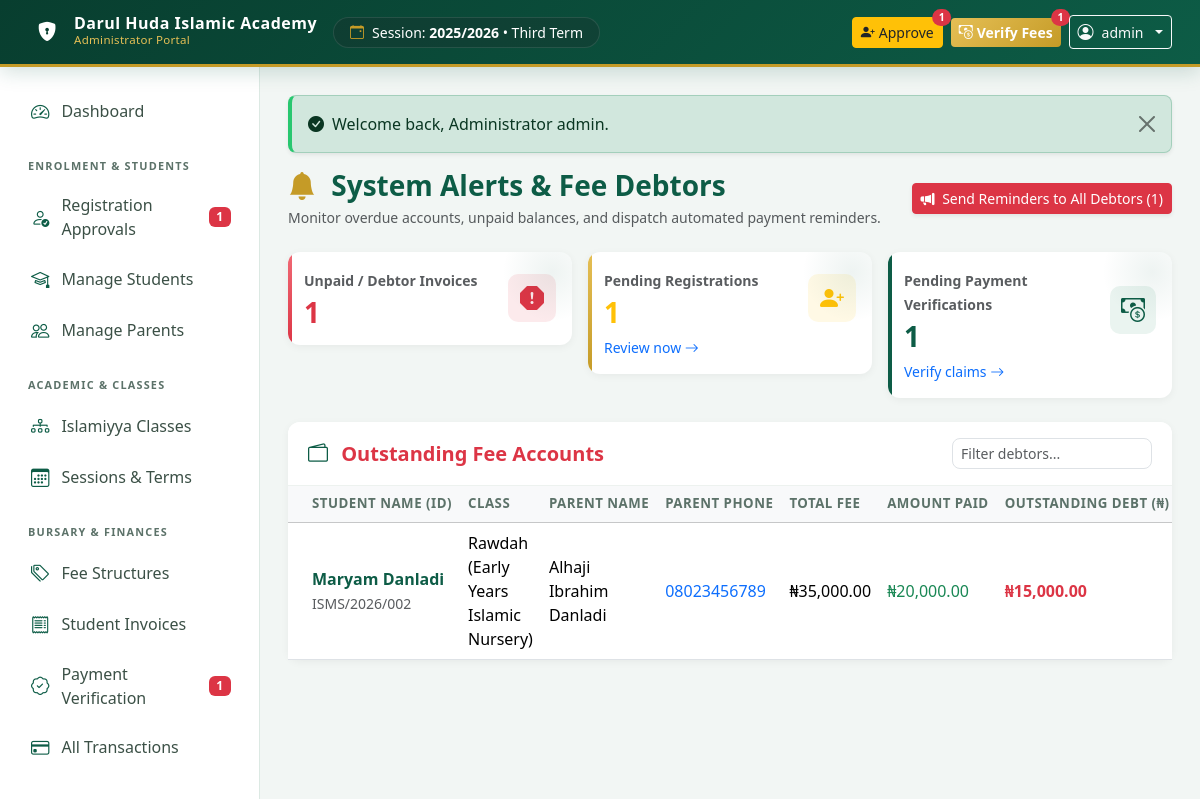
The app's page /admin/alerts.php (signed in) with its own data.
### tables this page shows
CREATE TABLE `academic_terms` (
  `id` INT AUTO_INCREMENT PRIMARY KEY,
  `session_id` INT NOT NULL,
  `term_name` VARCHAR(50) NOT NULL,  
  `start_date` DATE NULL,
  `end_date` DATE NULL,
  `is_current` TINYINT(1) NOT NULL DEFAULT 0,
  `created_at` TIMESTAMP DEFAULT CURRENT_TIMESTAMP,
  CONSTRAINT `fk_term_session` FOREIGN KEY (`session_id`) REFERENCES `academic_sessions` (`id`) ON DELETE CASCADE
);

CREATE TABLE `academic_sessions` (
  `id` INT AUTO_INCREMENT PRIMARY KEY,
  `session_name` VARCHAR(50) NOT NULL UNIQUE,  
  `is_current` TINYINT(1) NOT NULL DEFAULT 0,
  `created_at` TIMESTAMP DEFAULT CURRENT_TIMESTAMP
);

CREATE TABLE `student_invoices` (
  `id` INT AUTO_INCREMENT PRIMARY KEY,
  `invoice_number` VARCHAR(50) NOT NULL UNIQUE,
  `student_id` INT NOT NULL,
  `session_id` INT NOT NULL,
  `term_id` INT NOT NULL,
  `total_amount` DECIMAL(12, 2) NOT NULL DEFAULT 0.00,
  `amount_paid` DECIMAL(12, 2) NOT NULL DEFAULT 0.00,
  `balance` DECIMAL(12, 2) NOT NULL DEFAULT 0.00,
  `status` ENUM('unpaid', 'partially_paid', 'paid', 'overdue') NOT NULL DEFAULT 'unpaid',
  `due_date` DATE NULL,
  `created_at` TIMESTAMP DEFAULT CURRENT_TIMESTAMP,
  `updated_at` TIMESTAMP DEFAULT CURRENT_TIMESTAMP ON UPDATE CURRENT_TIMESTAMP,
  CONSTRAINT `fk_inv_student` FOREIGN KEY (`student_id`) REFERENCES `students` (`id`) ON DELETE CASCADE,
  CONSTRAINT `fk_inv_session` FOREIGN KEY (`session_id`) REFERENCES `academic_sessions` (`id`) ON DELETE CASCADE,
  CONSTRAINT `fk_inv_term` FOREIGN KEY (`term_id`) REFERENCES `academic_terms` (`id`) ON DELETE CASCADE
);

CREATE TABLE `students` (
  `id` INT AUTO_INCREMENT PRIMARY KEY,
  `student_id_number` VARCHAR(50) NULL UNIQUE,  
  `parent_id` INT NOT NULL,
  `first_name` VARCHAR(60) NOT NULL,
  `last_name` VARCHAR(60) NOT NULL,
  `other_name` VARCHAR(60) NULL,
  `date_of_birth` DATE NOT NULL,
  `gender` ENUM('Male', 'Female') NOT NULL,
  `requested_class_id` INT NULL,
  `current_class_id` INT NULL,
  `previous_islamiyya_education` TEXT NULL,
  `registration_status` ENUM('pending', 'approved', 'rejected') NOT NULL DEFAULT 'pending',
  `rejection_reason` TEXT NULL,
  `enrolment_status` ENUM('active', 'graduated', 'withdrawn', 'inactive') NOT NULL DEFAULT 'active',
  `admission_date` DATE NULL,
  `medical_info` TEXT NULL,
  `created_at` TIMESTAMP DEFAULT CURRENT_TIMESTAMP,
  `updated_at` TIMESTAMP DEFAULT CURRENT_TIMESTAMP ON UPDATE CURRENT_TIMESTAMP,
  CONSTRAINT `fk_students_parent` FOREIGN KEY (`parent_id`) REFERENCES `parents` (`id`) ON DELETE CASCADE,
  CONSTRAINT `fk_students_req_class` FOREIGN KEY (`requested_class_id`) REFERENCES `classes` (`id`) ON DELETE SET NULL,
  CONSTRAINT `fk_students_cur_class` FOREIGN KEY (`current_class_id`) REFERENCES `classes` (`id`) ON DELETE SET NULL
);

CREATE TABLE `classes` (
  `id` INT AUTO_INCREMENT PRIMARY KEY,
  `class_name` VARCHAR(100) NOT NULL,
  `level_category` VARCHAR(50) NOT NULL,  
  `description` VARCHAR(255) NULL,
  `display_order` INT NOT NULL DEFAULT 1,
  `status` ENUM('active', 'inactive') NOT NULL DEFAULT 'active',
  `created_at` TIMESTAMP DEFAULT CURRENT_TIMESTAMP
);

CREATE TABLE `parents` (
  `id` INT AUTO_INCREMENT PRIMARY KEY,
  `user_id` INT NOT NULL UNIQUE,
  `full_name` VARCHAR(150) NOT NULL,
  `residential_address` TEXT NOT NULL,
  `emergency_contact_name` VARCHAR(150) NULL,
  `emergency_contact_phone` VARCHAR(25) NULL,
  `occupation` VARCHAR(100) NULL,
  `created_at` TIMESTAMP DEFAULT CURRENT_TIMESTAMP,
  `updated_at` TIMESTAMP DEFAULT CURRENT_TIMESTAMP ON UPDATE CURRENT_TIMESTAMP,
  CONSTRAINT `fk_parents_user` FOREIGN KEY (`user_id`) REFERENCES `users` (`id`) ON DELETE CASCADE
);

CREATE TABLE `users` (
  `id` INT AUTO_INCREMENT PRIMARY KEY,
  `username` VARCHAR(80) NOT NULL UNIQUE,
  `email` VARCHAR(120) NULL UNIQUE,
  `phone` VARCHAR(25) NOT NULL UNIQUE,
  `password_hash` VARCHAR(255) NOT NULL,
  `role` ENUM('admin', 'parent') NOT NULL DEFAULT 'parent',
  `status` ENUM('active', 'suspended', 'deactivated') NOT NULL DEFAULT 'active',
  `last_login` DATETIME NULL,
  `created_at` TIMESTAMP DEFAULT CURRENT_TIMESTAMP,
  `updated_at` TIMESTAMP DEFAULT CURRENT_TIMESTAMP ON UPDATE CURRENT_TIMESTAMP
);

### admin/alerts.php (the view, shortened to what the rows shown need)
<?php
require_once __DIR__ . '/../includes/admin_header.php';
$pdo = get_db_connection();
$stmt_invoices = $pdo->query("
    SELECT inv.*, s.first_name, s.last_name, s.student_id_number, c.class_name,
           pt.id as parent_id, pt.full_name as parent_name, u.phone as parent_phone
    FROM student_invoices inv
    JOIN students s ON inv.student_id = s.id
    LEFT JOIN classes c ON s.current_class_id = c.id
    JOIN parents pt ON s.parent_id = pt.id
    JOIN users u ON pt.user_id = u.id
    WHERE inv.balance > 0
    ORDER BY inv.balance DESC
");
$debtors = $stmt_invoices->fetchAll();
?>
<div class="card card-modern">
    <div class="card-body p-0">
        <div class="table-responsive">
            <table class="table table-hover align-middle mb-0" id="debtors_table">
                <thead class="table-light">
                    <tr>
                        <th class="ps-4">Student Name (ID)</th>
                        <th>Class</th>
                        <th>Parent Name</th>
                        <th>Parent Phone</th>
                        <th>Total Fee</th>
                        <th>Amount Paid</th>
                        <th>Outstanding Debt (₦)</th>
                    </tr>
                </thead>
                <tbody>
                    <?php if (empty($debtors)): ?>
                        <tr>
                            <td colspan="9" class="text-center py-5 text-success fw-bold">
                                <i class="bi bi-check-circle-fill fs-1 d-block mb-2"></i>
                                No fee debtors! All school fees have been paid.
                            </td>
                        </tr>
                    <?php else: ?>
                        <?php foreach ($debtors as $d): ?>
                            <tr>
                                <td class="ps-4">
                                    <div class="fw-bold text-islamic"><?= e($d['first_name'] . ' ' . $d['last_name']) ?></div>
                                    <small class="text-muted"><?= e($d['student_id_number'] ?? 'Pending') ?></small>
                                </td>
                                <td><?= e($d['class_name'] ?? 'Class') ?></td>
                                <td><?= e($d['parent_name']) ?></td>
                                <td>
                                    <a href="tel:<?= e($d['parent_phone']) ?>" class="text-decoration-none"><?= e($d['parent_phone']) ?></a>
                                </td>
                                <td><?= format_currency($d['total_amount']) ?></td>
                                <td class="text-success"><?= format_currency($d['amount_paid']) ?></td>
                                <td class="fw-bold text-danger fs-6"><?= format_currency($d['balance']) ?></td>
                            </tr>
                        <?php endforeach; ?>
                    <?php endif; ?>
                </tbody>
            </table>
        </div>
    </div>
</div>
<?php require_once __DIR__ . '/../includes/admin_footer.php'; ?>

### includes/admin_header.php (shortened to what the rows shown need)
<?php
$school_name = get_setting('school_name', 'Darul Huda Islamic Academy');
$cur_info = get_current_session_term();
?>
<!DOCTYPE html>
<html lang="en">
<head>
    <link href="https://cdn.jsdelivr.net/npm/bootstrap@5.3.3/dist/css/bootstrap.min.css" rel="stylesheet">
    <link rel="stylesheet" href="https://cdn.jsdelivr.net/npm/bootstrap-icons@1.11.3/font/bootstrap-icons.min.css">
    <link rel="stylesheet" href="<?= BASE_URL ?>/assets/css/style.css">
</head>
<body>
<nav class="navbar navbar-expand-lg navbar-dark navbar-islamic sticky-top py-2 px-3">
    <div class="container-fluid">
        <div class="d-none d-md-flex align-items-center bg-dark bg-opacity-25 px-3 py-1 rounded-pill text-white small border border-light border-opacity-10">
            <i class="bi bi-calendar-event text-gold me-2"></i>
            <span>Session: <strong><?= e($cur_info['session_name']) ?></strong> &bull; <?= e($cur_info['term_name']) ?></span>
        </div>
    </div>
</nav>
<div class="app-container">
    <main class="main-content">
        <div class="container-fluid p-0">

### records on screen
academic_terms: session.session_name "2025/2026", term_name "Third Term"
student_invoices: student.last_name "Maryam Danladi", student.student_id_number "ISMS/2026/002", classes.class_name "Rawdah (Early Years Islamic Nursery)", parents.full_name "Alhaji Ibrahim Danladi", users.phone "08023456789", total_amount "₦35,000.00", amount_paid "₦20,000.00", balance "₦15,000.00"

### other values on screen
$school_name "Darul Huda Islamic Academy"
$pending_registrations "1"
$pending_payments "1"
$_SESSION['username'] "admin"
$flash['message'] "Welcome back, Administrator admin."
count($debtors) "1"
$pending_regs "1"
$pending_pays "1"
